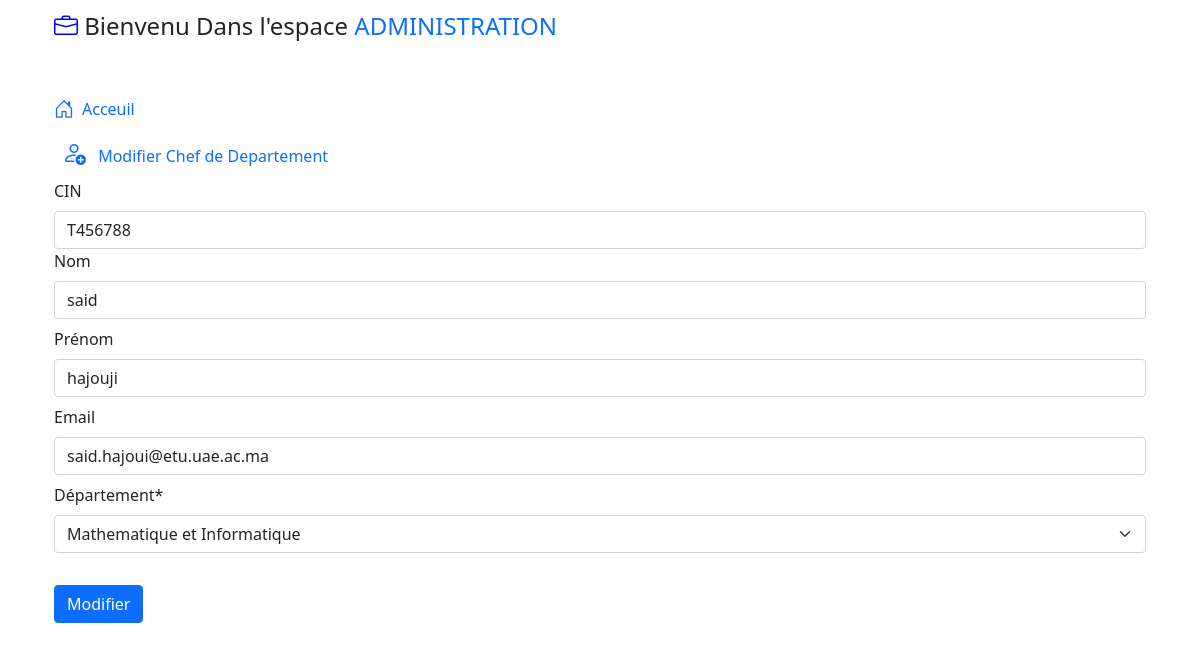
Screenshot of /src/public/views/static/administration/chef_dep/updateChef.php?cin=T456788 with the database file from the repository.
### tables this page shows
CREATE TABLE `chef_departement` (
  `nom` varchar(100) NOT NULL,
  `prenom` varchar(100) NOT NULL,
  `email_institutionnel` varchar(255) DEFAULT NULL,
  `cin` varchar(10) NOT NULL,
  `role` int(11) NOT NULL
);

### src/app/models/adminModel.php (called while the page is built, shortened)
<?php
class adminModel
{
    private $conn;
    public function __construct()
    {
        $con = new dbConnection;
        $this->conn = $con->getConnection();
    }
    public function find_chef_departement_by_cin($cin)
    {
        $stmt = $this->conn->prepare("select * from chef_departement where
                                   cin=:cin ");
        $stmt->bindParam(":cin", $cin);
        $stmt->execute();
        $cord = $stmt->fetch(PDO::FETCH_ASSOC);
        return $cord;
    }
}

### src/database/dbConnection.php (called while the page is built, shortened)
<?php
class dbConnection
{
    private $hostname = "localhost";
    private $username = "root";
    private $password = "";
    private $dbname = "gestion_notes_ensah";
    public function  getConnection()
    {
        try {
            $db = new PDO("mysql:host=$this->hostname;dbname=$this->dbname", $this->username, $this->password);
            $db->exec("set names utf8");
            $db->setAttribute(PDO::ATTR_ERRMODE, PDO::ERRMODE_EXCEPTION);
            return $db;
        } catch (PDOException $e) {
            echo "erreurs lors de la connection via db" . $e->getMessage();
        }
    }
}

### src/app/controllers/adminController.php (called while the page is built, shortened)
<?php
class adminController
{
    private $model;
    public function __construct()
    {
        $this->model = new adminModel();
    }
    public function fetchChefDepartementByCin($cin)
    {
        $chef_dep = $this->model->find_chef_departement_by_cin($cin);
        if ($chef_dep) {
            return true;
        } else {
            return false;
        }
    }
}

### src/public/views/static/administration/chef_dep/updateChef.php (the view, shortened to what this page needs)
<?php include_once "../layout.php"; ?>
<?php
require_once "../../../../../app/controllers/adminController.php";
$data = isset($_SESSION['chef_dep']) ? $_SESSION['chef_dep'] : [];
$user = new adminController;
$cin = isset($_GET['cin']) ? $_GET['cin'] : "";
$user->fetchChefDepartementByCin($cin);
$chef_dep = isset($_SESSION['chef_dep']) ? $_SESSION['chef_dep'] : [];
?>
<div class="mt-2 text-primary  ">
    <i class="bi bi-person-add fs-4 px-2"></i>
    <span class="h6 text-primary ">Modifier Chef de Departement</span>
</div>
<form action="" method="POST">
    <div class="mt-2">
        <label for="cin" class="form-label">CIN</label>
        <input type="text" class="form-control" id="cin" name="cin" value="<?php echo isset($data['cin']) ?  $data['cin'] : $chef_dep['cin'] ?>" required>
    </div>
    <div class=" mb-2">
        <label for="nom" class="form-label">Nom</label>
        <input type="text" class="form-control" id="nom" name="nom" value="<?php echo isset($data['nom']) ?  $data['nom'] : $chef_dep['nom'] ?>" required>
    </div>
    <div class=" mb-2">
        <label for="prenom" class="form-label">Prénom</label>
        <input type="text" class="form-control" id="prenom" name="prenom" value="<?php echo isset($data['prenom']) ?  $data['prenom'] : $chef_dep['prenom'] ?>" required>
    </div>
    <div class=" mb-2">
        <label for="email" class="form-label">Email</label>
        <input type="email" class="form-control" id="email" name="email" value="<?php echo isset($data['email']) ? $data['email'] : $chef_dep['email_institutionnel']  ?>" required>
    </div>
    <div class=" mb-2">
        <label for="departement" class="form-label">Département*</label>
        <select class="form-select" id="departement" name="departement" required>
            <option value="Mathematique et Informatique" selected>Mathematique et Informatique</option>
        </select>
    </div>
    <button type="submit" class="my-4 btn btn-primary">Modifier</button>
</form>

### rows the page displays
chef_departement: cin "T456788", nom "said", prenom "hajouji", email "said.hajoui@etu.uae.ac.ma"
